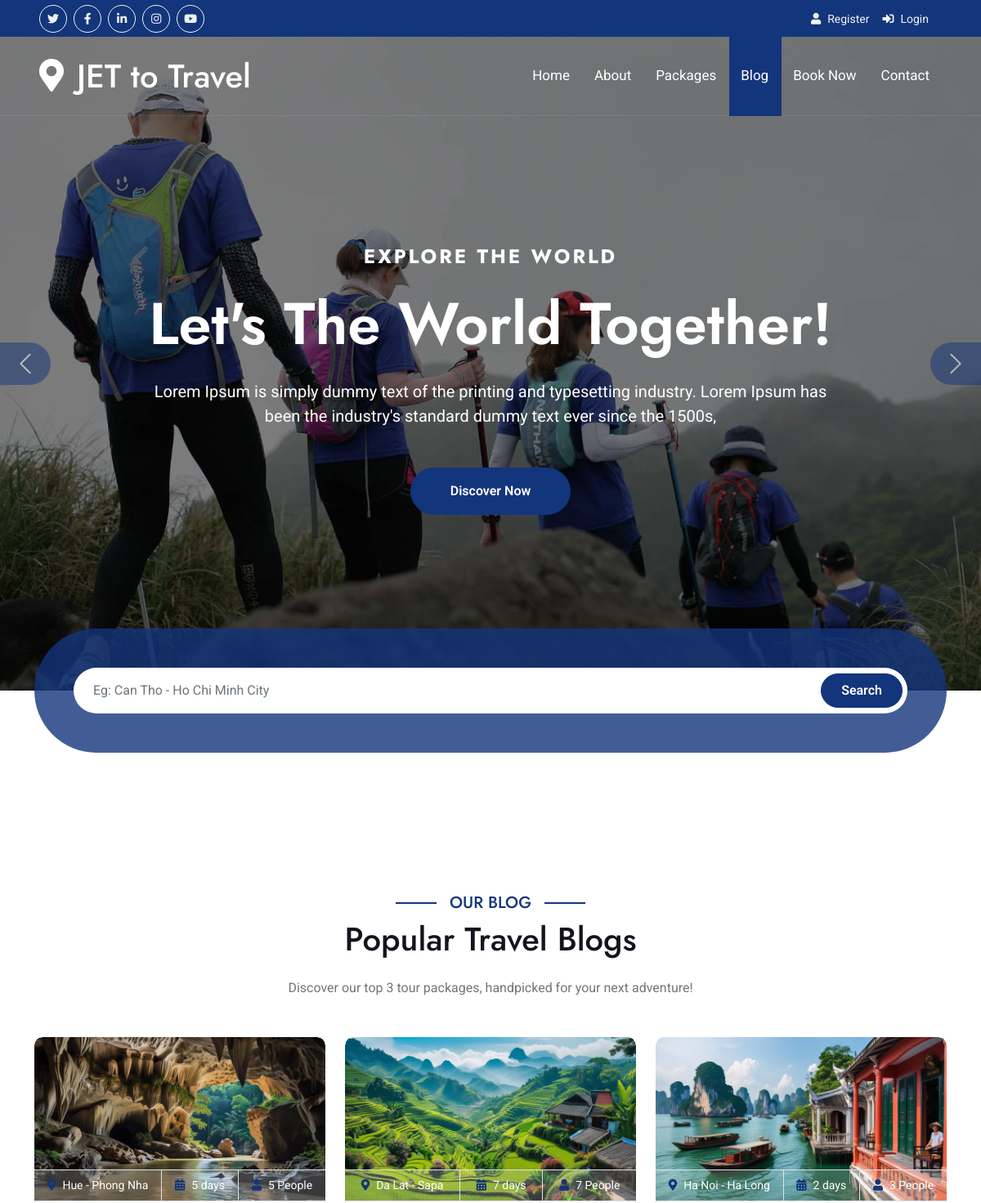
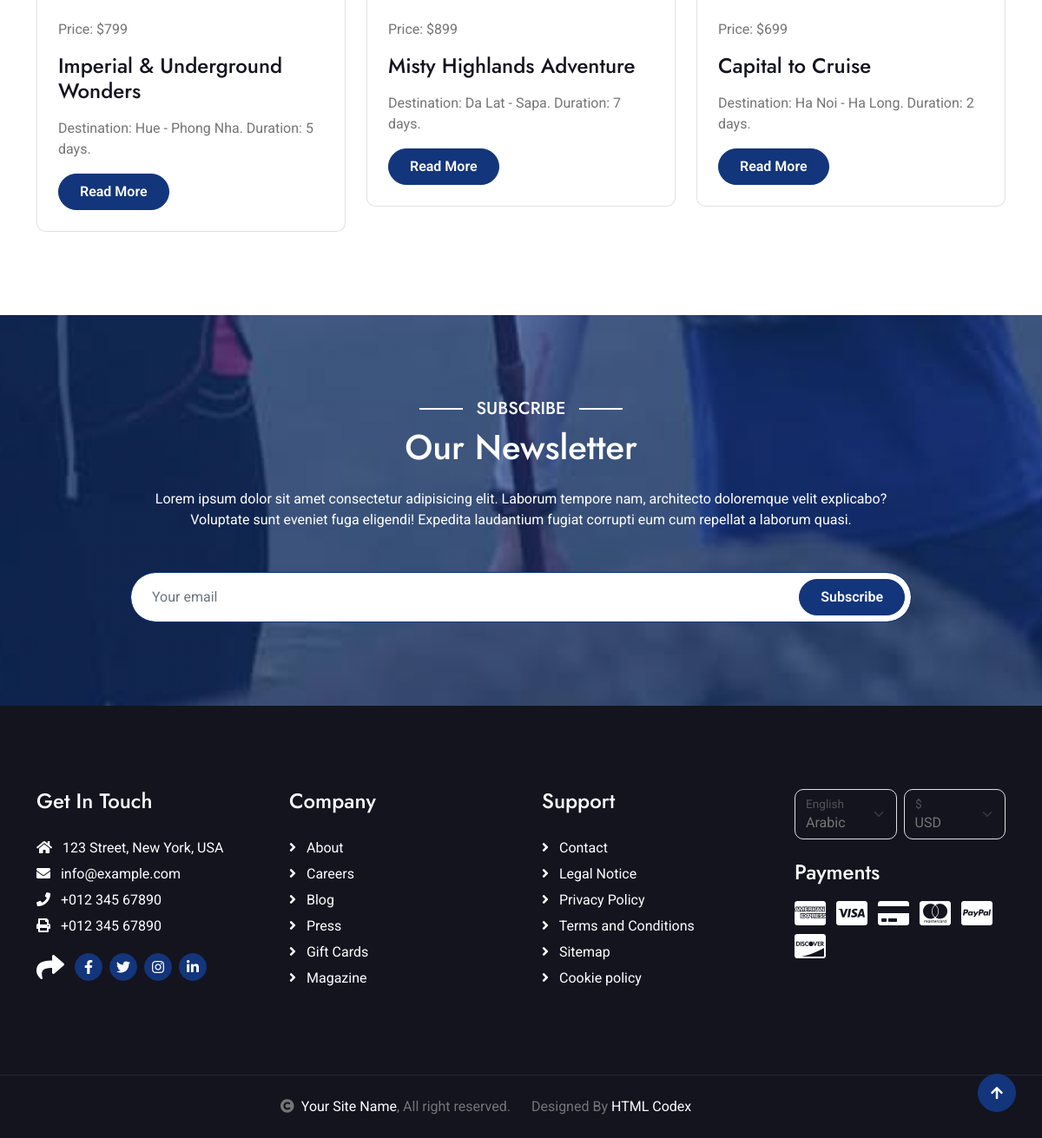
Screenshot of /blog.php with the database file from the repository (2 pictures, top to bottom).
### tables this page shows
CREATE TABLE `packages` (
  `id` int(11) NOT NULL,
  `Name_Package` text DEFAULT NULL,
  `Destination` text DEFAULT NULL,
  `category_id` int(11) DEFAULT NULL,
  `max_people` int(11) DEFAULT NULL,
  `duration` int(11) NOT NULL,
  `price` decimal(10,2) DEFAULT NULL,
  `img_id` int(11) DEFAULT NULL
);

CREATE TABLE `images_url` (
  `id` int(11) NOT NULL,
  `image_url` varchar(255) DEFAULT NULL,
  `title` varchar(255) DEFAULT NULL
);

### blog.php (the view, shortened to what this page needs)
<?php
include 'header.php';
require_once 'config/database.php';
$packages = $pdo->query("SELECT p.*, i.image_url FROM packages p LEFT JOIN images_url i ON p.img_id = i.id ORDER BY p.id DESC LIMIT 3")->fetchAll(PDO::FETCH_ASSOC);
?>
<div class="container-fluid blog py-5">
    <div class="container py-5">
        <div class="mx-auto text-center mb-5" style="max-width: 900px;">
            <h5 class="section-title px-3">Our Blog</h5>
            <h1 class="mb-4">Popular Travel Blogs</h1>
            <p class="mb-0">Discover our top 3 tour packages, handpicked for your next adventure!</p>
        </div>
        <div class="row g-4 justify-content-center">
            <?php foreach ($packages as $p): ?>
            <div class="col-lg-4 col-md-6">
                <div class="blog-item">
                    <div class="blog-img">
                        <div class="blog-img-inner">
                            <img class="img-fluid w-100 rounded-top blog-img-click" style="cursor:pointer;"
                                src="<?= htmlspecialchars($p['image_url'] ?? 'img/default.jpg') ?>"
                                alt="<?= htmlspecialchars($p['Name_Package']) ?>" data-bs-toggle="modal"
                                data-bs-target="#galleryModal<?= $p['id'] ?>">
                        </div>
                        <div class="blog-info d-flex align-items-center border border-start-0 border-end-0">
                            <small class="flex-fill text-center border-end py-2"><i
                                    class="fa fa-map-marker-alt text-primary me-2"></i><?= htmlspecialchars($p['Destination']) ?></small>
                            <small class="flex-fill text-center border-end py-2"><i
                                    class="fa fa-calendar-alt text-primary me-2"></i><?= htmlspecialchars($p['duration']) ?>
                                days</small>
                            <small class="flex-fill text-center py-2"><i
                                    class="fa fa-user text-primary me-2"></i><?= $p['max_people'] ?> People</small>
                        </div>
                    </div>
                    <div class="blog-content border border-top-0 rounded-bottom p-4">
                        <p class="mb-3">Price: $<?= number_format($p['price']) ?></p>
                        <?php
                        $detailPages = [
                            'Can Tho - HCM' => 'CanTho-TPHCM.php',
                            'Da Nang - Hoi An' => 'DaNang-HoiAn.php',
                            'Ha Noi - Ha Long' => 'HaNoi-HaLong.php',
                            'Nha Trang - Phu Quoc' => 'NhaTrang-PhuQuoc.php',
                            'Hue - Phong Nha' => 'Hue-PhongNha.php',
                            'Da Lat - Sapa' => 'DaLat-Sapa.php',
                        ];
                        $currentDestination = trim($p['Destination'] ?? '');
                        $file = $detailPages[$currentDestination] ?? '';
                        $detailUrl = $file ? "Details-Packages/$file" : '#';
                        ?>
                        <a href="<?= $detailUrl ?>" class="h4"><?= htmlspecialchars($p['Name_Package']) ?></a>
                        <p class="my-3">Destination: <?= htmlspecialchars($p['Destination']) ?>. Duration:
                            <?= htmlspecialchars($p['duration']) ?> days.</p>
                        <a href="<?= $detailUrl ?>" class="btn btn-primary rounded-pill py-2 px-4">Read More</a>
                    </div>
                </div>
            </div>
            <?php endforeach; ?>
        </div>
    </div>
</div>
<div class="container-fluid subscribe py-5">
    <div class="container text-center py-5">
        <div class="mx-auto text-center" style="max-width: 900px;">
            <h5 class="subscribe-title px-3">Subscribe</h5>
            <h1 class="text-white mb-4">Our Newsletter</h1>
            <p class="text-white mb-5">Lorem ipsum dolor sit amet consectetur adipisicing elit. Laborum tempore nam,
                architecto doloremque velit explicabo? Voluptate sunt eveniet fuga eligendi! Expedita laudantium
                fugiat
                corrupti eum cum repellat a laborum quasi.
            </p>
            <div class="position-relative mx-auto">
                <input class="form-control border-primary rounded-pill w-100 py-3 ps-4 pe-5" type="text"
                    placeholder="Your email">
                <button type="button"
                    class="btn btn-primary rounded-pill position-absolute top-0 end-0 py-2 px-4 mt-2 me-2">Subscribe</button>
            </div>
        </div>
    </div>
</div>
<div class="container-fluid footer py-5">
    <div class="container py-5">
        <div class="row g-5">
            <div class="col-md-6 col-lg-6 col-xl-3">
                <div class="footer-item d-flex flex-column">
                    <h4 class="mb-4 text-white">Get In Touch</h4>
                    <a href=""><i class="fas fa-home me-2"></i> 123 Street, New York, USA</a>
                    <a href=""><i class="fas fa-envelope me-2"></i> info@example.com</a>
                    <a href=""><i class="fas fa-phone me-2"></i> +012 345 67890</a>
                    <a href="" class="mb-3"><i class="fas fa-print me-2"></i> +012 345 67890</a>
                    <div class="d-flex align-items-center">
                        <i class="fas fa-share fa-2x text-white me-2"></i>
                        <a class="btn-square btn btn-primary rounded-circle mx-1" href=""><i
                                class="fab fa-facebook-f"></i></a>
                        <a class="btn-square btn btn-primary rounded-circle mx-1" href=""><i
                                class="fab fa-twitter"></i></a>
                        <a class="btn-square btn btn-primary rounded-circle mx-1" href=""><i
                                class="fab fa-instagram"></i></a>
                        <a class="btn-square btn btn-primary rounded-circle mx-1" href=""><i
                                class="fab fa-linkedin-in"></i></a>
                    </div>
                </div>
            </div>
            <div class="col-md-6 col-lg-6 col-xl-3">
                <div class="footer-item d-flex flex-column">
                    <h4 class="mb-4 text-white">Company</h4>
                    <a href=""><i class="fas fa-angle-right me-2"></i> About</a>
                    <a href=""><i class="fas fa-angle-right me-2"></i> Careers</a>
                    <a href=""><i class="fas fa-angle-right me-2"></i> Blog</a>
                    <a href=""><i class="fas fa-angle-right me-2"></i> Press</a>
                    <a href=""><i class="fas fa-angle-right me-2"></i> Gift Cards</a>
                    <a href=""><i class="fas fa-angle-right me-2"></i> Magazine</a>
                </div>
            </div>
            <div class="col-md-6 col-lg-6 col-xl-3">
                <div class="footer-item d-flex flex-column">
                    <h4 class="mb-4 text-white">Support</h4>
                    <a href=""><i class="fas fa-angle-right me-2"></i> Contact</a>
                    <a href=""><i class="fas fa-angle-right me-2"></i> Legal Notice</a>
                    <a href=""><i class="fas fa-angle-right me-2"></i> Privacy Policy</a>
                    <a href=""><i class="fas fa-angle-right me-2"></i> Terms and Conditions</a>
                    <a href=""><i class="fas fa-angle-right me-2"></i> Sitemap</a>
                    <a href=""><i class="fas fa-angle-right me-2"></i> Cookie policy</a>
                </div>
            </div>
            <div class="col-md-6 col-lg-6 col-xl-3">
                <div class="footer-item">
                    <div class="row gy-3 gx-2 mb-4">
                        <div class="col-xl-6">
                            <form>
                                <div class="form-floating">
                                    <select class="form-select bg-dark border" id="select1">
                                        <option value="1">Arabic</option>
                                    </select>
                                    <label for="select1">English</label>
                                </div>
                            </form>
                        </div>
                        <div class="col-xl-6">
                            <form>
                                <div class="form-floating">
                                    <select class="form-select bg-dark border" id="select1">
                                        <option value="1">USD</option>
                                    </select>
                                    <label for="select1">$</label>
                                </div>
                            </form>
                        </div>
                    </div>
                    <h4 class="text-white mb-3">Payments</h4>
                    <div class="footer-bank-card">
                        <a href="#" class="text-white me-2"><i class="fab fa-cc-amex fa-2x"></i></a>
                        <a href="#" class="text-white me-2"><i class="fab fa-cc-visa fa-2x"></i></a>
                        <a href="#" class="text-white me-2"><i class="fas fa-credit-card fa-2x"></i></a>
                        <a href="#" class="text-white me-2"><i class="fab fa-cc-mastercard fa-2x"></i></a>
                        <a href="#" class="text-white me-2"><i class="fab fa-cc-paypal fa-2x"></i></a>
                        <a href="#" class="text-white"><i class="fab fa-cc-discover fa-2x"></i></a>
                    </div>
                </div>
            </div>
        </div>
    </div>
</div>
<div class="container-fluid copyright text-body py-4">
    <div class="container">
        <div class="row g-4 align-items-center">
            <div class="col-md-6 text-center text-md-end mb-md-0">
                <i class="fas fa-copyright me-2"></i><a class="text-white" href="#">Your Site Name</a>, All right
                reserved.
            </div>
            <div class="col-md-6 text-center text-md-start">
                Designed By <a class="text-white" href="https://htmlcodex.com">HTML Codex</a>
            </div>
        </div>
    </div>
</div>
<a href="#" class="btn btn-primary btn-primary-outline-0 btn-md-square back-to-top"><i class="fa fa-arrow-up"></i></a>
</body>
</html>

### rows the page displays
packages: img.image_url (picture), Destination "Hue - Phong Nha", duration "5", max_people "5", price "799", Name_Package "Imperial & Underground Wonders"
packages: img.image_url (picture), Destination "Da Lat - Sapa", duration "7", max_people "7", price "899", Name_Package "Misty Highlands Adventure"
packages: img.image_url (picture), Destination "Ha Noi - Ha Long", duration "2", max_people "3", price "699", Name_Package "Capital to Cruise"
